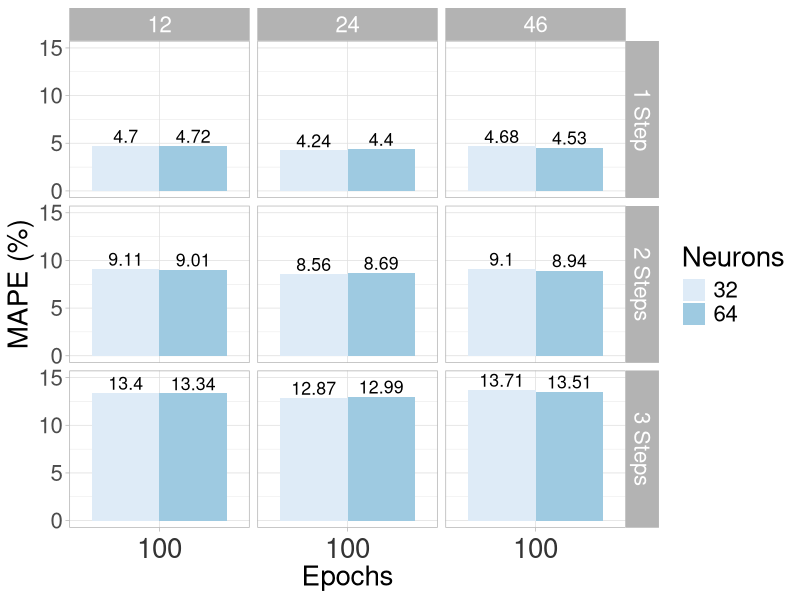
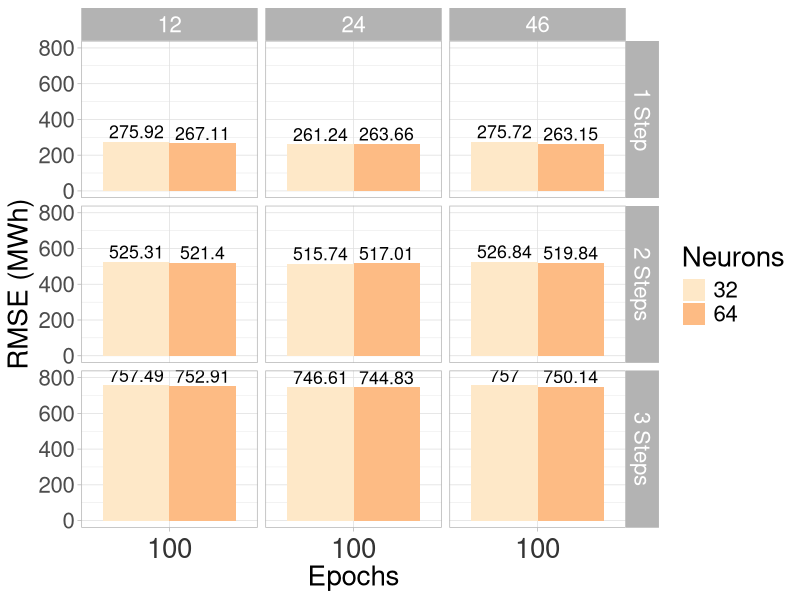

Generate these figures, in order, with R:
library(readxl)
test<-read_excel("Monthly_AutoLSTM_Results.xlsx")

library(dplyr)
library(ggplot2)
test$Neurons= as.factor(test$Neurons)
test$Batches=as.factor(test$Batches)
test$Epochs=as.factor(test$Epochs)


steps<-1:18
steps[1:6]<-'1 Step'
steps[7:12]<-'2 Steps' 
steps[13:18]<-'3 Steps'
steps<-as.factor(steps)
RMSE<-c(test$`TestRMSE 1`, test$`TestRMSE 2`, test$`TestRMSE 3`)
MAPE<-c(test$`MAPE 1`, test$`MAPE 2`, test$`MAPE 3`)
Neurons<-test$Neurons
Epochs<-test$Epochs
Batches<-test$Batches
df<-data.frame(steps,RMSE, MAPE,
               Neurons, Epochs, Batches)

ggplot(df, aes(x=Epochs, y=MAPE, fill=Neurons))+
  theme(legend.title=element_blank(),
        legend.position = 'none')+
  geom_bar( stat = "identity", position="dodge")+
  facet_grid(steps~Batches) + theme_light()+
  geom_text(aes(label = MAPE), size=4.5,
            position = position_dodge(width = 0.9), 
            vjust = -.25)+ theme_light()+
  theme(text = element_text(size=20),axis.text.x = element_text(color = "grey20", 
             size = 20,hjust = .5, vjust = .5, face = "plain"))+
  labs(x='Epochs', y= "MAPE (%)")+
  scale_fill_brewer(palette='Blues')+ ylim(0,15)

ggplot(df, aes(x=Epochs, y=RMSE, fill=Neurons))+
  theme(legend.title=element_blank(),
        legend.position = 'none')+
  geom_bar( stat = "identity", position="dodge")+
  facet_grid(steps~Batches) + theme_light()+
  geom_text(aes(label = RMSE), size=4.5,
            position = position_dodge(width = 0.9), 
            vjust = -.25)+ theme_light()+
  theme(text = element_text(size=20),axis.text.x = element_text(color = "grey20", 
           size = 20,hjust = .5, vjust = .5, face = "plain"))+
  
  labs(x='Epochs', y= "RMSE (MWh)")+
  scale_fill_brewer(palette='OrRd')+ ylim(0,800)
